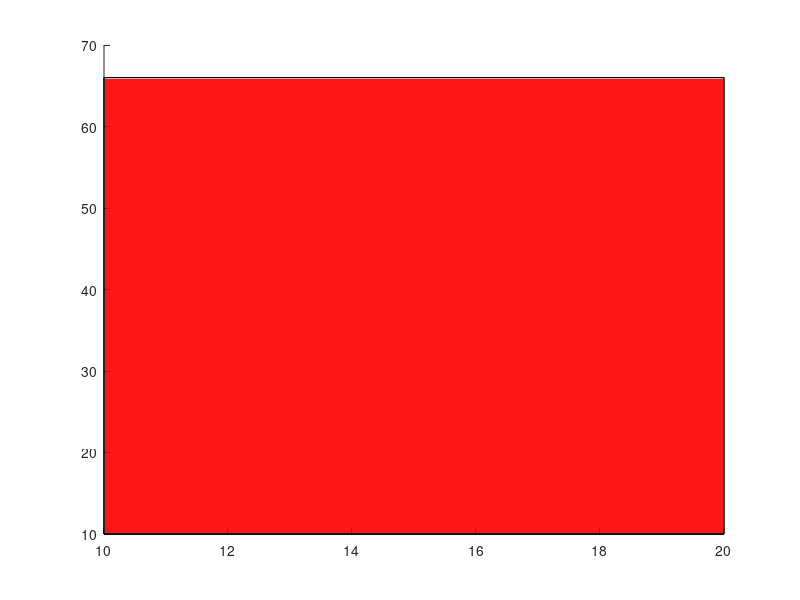

Write the MATLAB code that produced this figure. (Note: this script raises an error after producing the figure.)
function cube_handle = plotcube(varargin)
% PLOTCUBE - Display a 3D-cube in the current axes
%
%   PLOTCUBE(EDGES,ORIGIN,ALPHA,COLOR) displays a 3D-cube in the current axes
%   with the following properties:
%   * EDGES : 3-elements vector that defines the length of cube edges
%   * ORIGIN: 3-elements vector that defines the start point of the cube
%   * ALPHA : scalar that defines the transparency of the cube faces (from 0
%             to 1)
%   * COLOR : 3-elements vector that defines the faces color of the cube
%
%	* cube_handle: cube handle
% 
% Example:
%   >> plotcube([5 5 5],[ 2  2  2],.8,[1 0 0]);
%   >> plotcube([5 5 5],[10 10 10],.8,[0 1 0]);
%   >> plotcube([5 5 5],[20 20 20],.8,[0 0 1]);
%
% Create: https://ww2.mathworks.cn/matlabcentral/fileexchange/15161-plotcube
% Modify: Zhihong Zhang, 20210822


% Default input arguments
inArgs = { ...
  [10 56 100] , ... % Default edge sizes (x,y and z)
  [10 10  10] , ... % Default coordinates of the origin point of the cube
  .7          , ... % Default alpha value for the cube's faces
  [1 0 0],       ... % Default Color for the cube
  };

% Replace default input arguments by input values
inArgs(1:nargin) = varargin;

% Create all variables
[edges,origin,alpha,clr] = deal(inArgs{:});

% plot
XYZ = { ...
  [0 0 0 0]  [0 0 1 1]  [0 1 1 0] ; ...
  [1 1 1 1]  [0 0 1 1]  [0 1 1 0] ; ...
  [0 1 1 0]  [0 0 0 0]  [0 0 1 1] ; ...
  [0 1 1 0]  [1 1 1 1]  [0 0 1 1] ; ...
  [0 1 1 0]  [0 0 1 1]  [0 0 0 0] ; ...
  [0 1 1 0]  [0 0 1 1]  [1 1 1 1]   ...
  };

XYZ = mat2cell(...
  cellfun( @(x,y,z) x*y+z , ...
    XYZ , ...
    repmat(mat2cell(edges,1,[1 1 1]),6,1) , ...
    repmat(mat2cell(origin,1,[1 1 1]),6,1) , ...
    'UniformOutput',false), ...
  6,[1 1 1]);


hdl = cellfun(@patch,XYZ{1},XYZ{2},XYZ{3},...
  repmat({clr},6,1),...
  repmat({'FaceAlpha'},6,1),...
  repmat({alpha},6,1)...
  );

if nargout==1
	cube_handle = hdl(1);
end

for k = 2:6
	hdl(k).Annotation.LegendInformation.IconDisplayStyle = 'off';
end


view(3);
